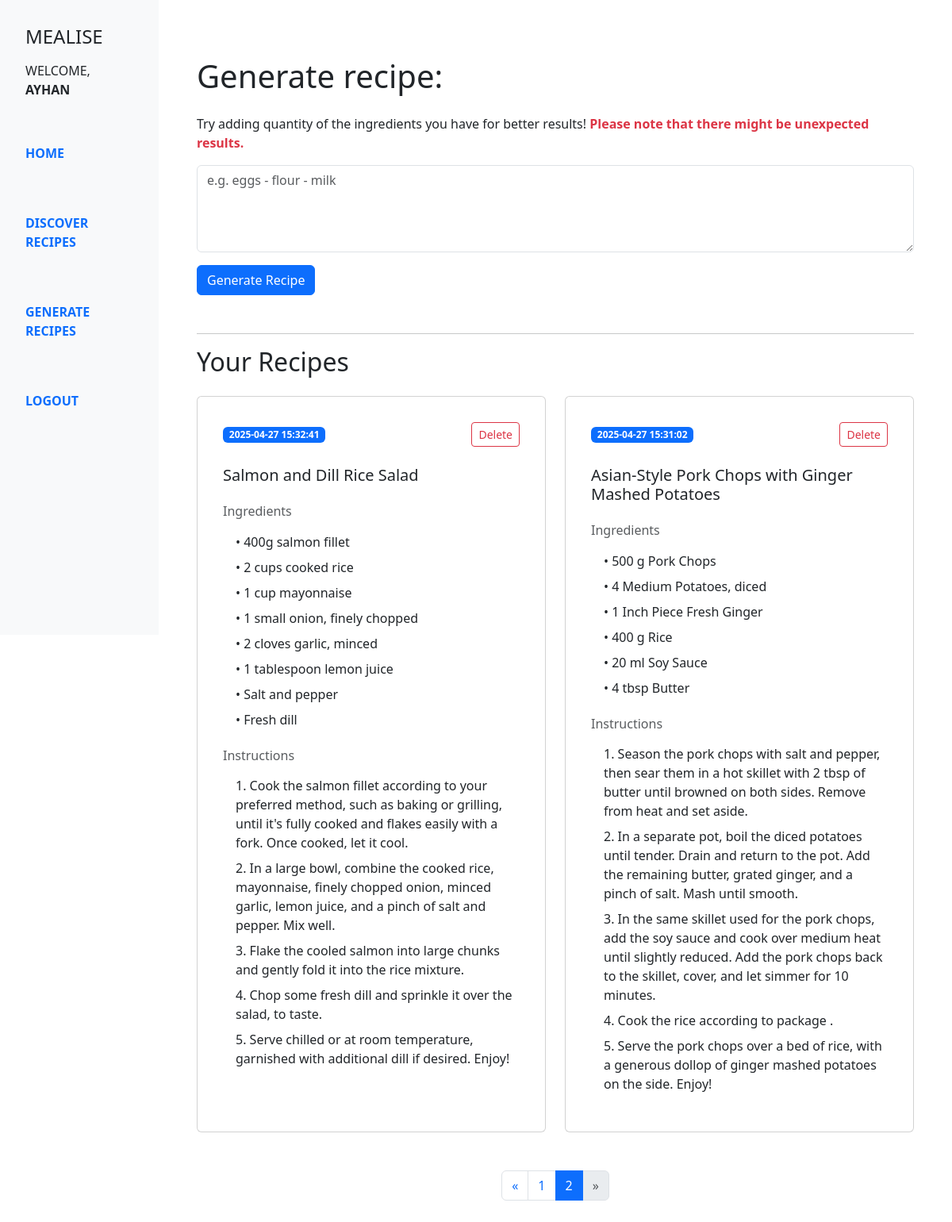
The app's page /recipes?page=2 (signed in) with its own data.
### models/models.py (models this page shows, shortened)
class User(db.Model, UserMixin):  # Inherit from UserMixin for Flask-Login
    id = db.Column(db.Integer, primary_key=True)
    username = db.Column(db.String(120), unique=True, nullable=False)
    email = db.Column(db.String(120), unique=True, nullable=False)
    password = db.Column(db.String(120), nullable=False)
    @property
    def is_authenticated(self):
        return True

class Recipe(db.Model):
    id = db.Column(db.Integer, primary_key=True)
    username = db.Column(db.String(150), db.ForeignKey('user.username'), nullable=False)
    ingredients = db.Column(db.String(500), nullable=False)
    recipe = db.Column(db.String(1000), nullable=False)
    title = db.Column(db.String(150), nullable=False)
    created_at = db.Column(db.DateTime, nullable=False)

### routes/recipes.py (the view)
@recipes_bp.route('/recipes', methods=['GET'])
@login_required
def gen_recipe_page() :
    if not current_user.is_authenticated :
        print("User not logged in, redirecting to login page...")
        return redirect(url_for('auth.login'))
    username = current_user.username
    from models.models import Recipe
    page = request.args.get('page', 1, type=int)
    per_page = 4
    recipes = Recipe.query.filter_by(username=username).order_by(Recipe.created_at.desc()).paginate(page=page, per_page=per_page)
    return render_template('recipe_page.html', recipes=recipes)

### app.py (called while the page is built)
def create_app():
    app = Flask(__name__)
    app.secret_key = os.getenv('FLASK_SECRET_KEY')
    app.config['SQLALCHEMY_DATABASE_URI'] = os.getenv('DATABASE_URI')
    app.config['SQLALCHEMY_TRACK_MODIFICATIONS'] = False
    app.register_blueprint(auth_bp)
    app.register_blueprint(recipes_bp)
    app.register_blueprint(home_bp)
    app.register_blueprint(spoonacular_bp)
    db.init_app(app)
    bcrypt.init_app(app)
    login_manager = LoginManager()
    login_manager.init_app(app)
    login_manager.login_view = 'auth.login'  # Redirect to login page if not authenticated
    @login_manager.user_loader
    def load_user(user_id) :
        return db.session.get(User, int(user_id))  # Updated method to avoid the legacy warning
    with app.app_context():
        db.create_all()
    return app

### templates/recipe_page.html (shortened to what this page needs)
{% extends 'base.html' %}
{% block content %}
<div class="container py-5 px-4">
    <h1 class="mb-4">Generate recipe: </h1>
    <p>Try adding quantity of the ingredients you have for better results! <span class="text-danger fw-bold">Please note that there might be unexpected results.</span></p>
    <form id="generateForm" method="POST" action="{{ url_for('recipes.generate_and_save_recipe') }}" class="mb-5">
        <div class="mb-3">
            <textarea name="ingredients" id="ingredients" class="form-control" rows="4" placeholder="e.g. eggs - flour - milk" required></textarea>
        </div>
        <button type="submit" class="btn btn-primary">Generate Recipe</button>
    </form>
    <hr>
    <h2 class="mb-4">Your Recipes</h2>
    <div class="row g-4">
        {% for recipe in recipes.items %}
            <div class="col-md-6 d-flex">
                <div class="card w-100 h-100 p-3">
                    <div class="card-body d-flex flex-column">
                        <div>
                            <div class="d-flex align-items-center justify-content-between mb-4">
                                <span class="badge bg-primary">{{ recipe.created_at }}</span>
                                <form method="POST" action="{{ url_for('recipes.delete_recipe', recipe_id=recipe.id) }}" onsubmit="return confirm('Are you sure you want to delete this recipe?');">
                                    <button type="submit" class="btn btn-outline-danger btn-sm">Delete</button>
                                </form>
                            </div>
                            <h5 class="card-title mb-4">{{ recipe.title }}</h5>
                            <h6 class="text-muted mb-3">Ingredients</h6>
                            <ul class="list-unstyled ps-3 mb-4">
                                {% for ingredient in recipe.ingredients.split('--') %}
                                    {% if ingredient.strip() %}
                                        <li class="mb-2">• {{ ingredient.strip() }}</li>
                                    {% endif %}
                                {% endfor %}
                            </ul>
                            <h6 class="text-muted mb-3">Instructions</h6>
                            <ol class="ps-3 list-unstyled">
                                {% for step in recipe.recipe.split('\n') %}
                                    {% if step.strip() %}
                                        <li class="mb-2">{{ step.strip() }}</li>
                                    {% endif %}
                                {% endfor %}
                            </ol>
                        </div>
                    </div>
                </div>
            </div>
        {% endfor %}
    </div>
    <nav aria-label="Recipe navigation" class="mt-5">
        <ul class="pagination justify-content-center">
            {% if recipes.has_prev %}
                <li class="page-item">
                    <a class="page-link" href="{{ url_for('recipes.gen_recipe_page', page=recipes.prev_num) }}" aria-label="Previous">
                        <span aria-hidden="true">&laquo;</span>
                    </a>
                </li>
            {% else %}
                <li class="page-item disabled">
                    <span class="page-link" aria-label="Previous">&laquo;</span>
                </li>
            {% endif %}
            {% for page_num in range(1, recipes.pages + 1) %}
                <li class="page-item {% if page_num == recipes.page %}active{% endif %}">
                    <a class="page-link" href="{{ url_for('recipes.gen_recipe_page', page=page_num) }}">{{ page_num }}</a>
                </li>
            {% endfor %}
            {% if recipes.has_next %}
                <li class="page-item">
                    <a class="page-link" href="{{ url_for('recipes.gen_recipe_page', page=recipes.next_num) }}" aria-label="Next">
                        <span aria-hidden="true">&raquo;</span>
                    </a>
                </li>
            {% else %}
                <li class="page-item disabled">
                    <span class="page-link" aria-label="Next">&raquo;</span>
                </li>
            {% endif %}
        </ul>
    </nav>
</div>
{% endblock %}

### templates/base.html (shortened to what this page needs)
<!DOCTYPE html>
<html lang="en">
<head>
  <link href="https://cdn.jsdelivr.net/npm/bootstrap@5.3.5/dist/css/bootstrap.min.css" rel="stylesheet">
</head>
<body>
  <div class="container-fluid">
    <div class="row min-vh-100">
      <nav class="col-md-3 col-lg-2 d-md-block bg-light sidebar p-3 text-uppercase fw-semibold position-fixed" style="height: 100vh;">
        <h4 class="m-3">Mealise</h4>
        {% if current_user.is_authenticated %}
        <p class="px-3 fw-lighter">Welcome, <b>{{ current_user.username }}</b></p>
      {% endif %}
        <ul class="nav flex-column mt-5">
          <li class="nav-item mb-5">
            <a class="nav-link active" href="{{ url_for('home.landing') }}">Home</a>
          </li>
          <li class="nav-item mb-5">
            <a class="nav-link" href="{{ url_for('spoonacular.unified_discover') }}">Discover Recipes</a>
          </li>
          <li class="nav-item mb-5">
            <a class="nav-link" href="{{ url_for('recipes.gen_recipe_page') }}">Generate Recipes</a>
          </li>
          <li class="nav-item mb-1">
            {% if current_user.is_authenticated %}
          <a class="nav-link" href="{{ url_for('auth.logout') }}">Logout</a>
        {% else %}
          <a class="nav-link" href="{{ url_for('auth.login') }}">Login</a>
        {% endif %}
          </li>
        </ul>
      </nav>
      <main class="col-md-9 ms-sm-auto col-lg-10 px-md-4 py-4">
        {% block content %}
        {% endblock %}
      </main>
    </div>
  </div>
</body>
</html>

### records on screen
User: username "AYHAN"
Recipe: created_at "2025-04-27 15:32:41", title "Salmon and Dill Rice Salad", strip "400g salmon fillet" "2 cups cooked rice" "1 cup mayonnaise" "1 small onion, finely chopped" "2 cloves garlic, minced" "1 tablespoon lemon juice" "Salt and pepper" "Fresh dill", strip "1. Cook the salmon fillet according to your preferred method, such as baking or grilling, until it's fully cooked and flakes easily with a fork. Once cooked, let it cool." "2. In a large bowl, combine the cooked rice, mayonnaise, finely chopped onion, minced garlic, lemon juice, and a pinch of salt and pepper. Mix well." "3. Flake the cooled salmon into large chunks and gently fold it into the rice mixture." "4. Chop some fresh dill and sprinkle it over the salad, to taste." "5. Serve chilled or at room temperature, garnished with additional dill if desired. Enjoy!"
Recipe: created_at "2025-04-27 15:31:02", title "Asian-Style Pork Chops with Ginger Mashed Potatoes", strip "500 g Pork Chops" "4 Medium Potatoes, diced" "1 Inch Piece Fresh Ginger" "400 g Rice" "20 ml Soy Sauce" "4 tbsp Butter", strip "1. Season the pork chops with salt and pepper, then sear them in a hot skillet with 2 tbsp of butter until browned on both sides. Remove from heat and set aside." "2. In a separate pot, boil the diced potatoes until tender. Drain and return to the pot. Add the remaining butter, grated ginger, and a pinch of salt. Mash until smooth." "3. In the same skillet used for the pork chops, add the soy sauce and cook over medium heat until slightly reduced. Add the pork chops back to the skillet, cover, and let simmer for 10 minutes." "4. Cook the rice according to package ." "5. Serve the pork chops over a bed of rice, with a generous dollop of ginger mashed potatoes on the side. Enjoy!"

### other values on screen
{{ page_num }} "1" "2"
